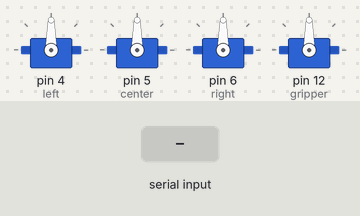
Recording of a sketch running on a simulated Arduino Uno, built with avr-gcc and run on an emulated ATmega328P. Parts: 4 × servo. The test bench sets the inputs (shaded band). What the sketch prints to the serial monitor is not drawn.

Above: at 1.27 s.
1.3 s: "90,45,200\n" received over Serial
At 1.83 s:
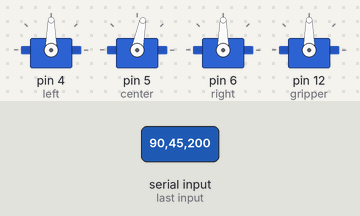
At 2.84 s:
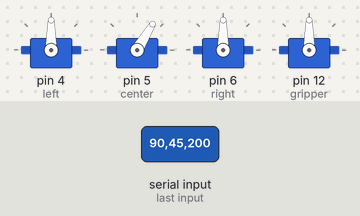
4.3 s: "30,150,10\n" received over Serial
At 7.26 s:
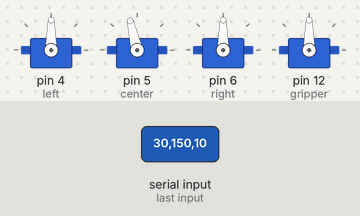
7.3 s: "1,90\n" received over Serial
10.3 s: "30,150\n" received over Serial
13.3 s: "1,90,45\n" received over Serial
Timing chart, 0 to 17.3 s (numbered marks = the images above; inputs shaded):
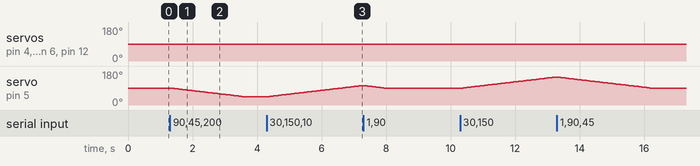

Measured:
- after the input at 1.3 s, servo on pin 4 (left), servo on pin 6 (right), servo on pin 12 (gripper): stops changing and stays 90°
- by itself, servo on pin 4 (left), servo on pin 6 (right), servo on pin 12 (gripper): alternates 90° for 0.05 s and 89° for 0.05 s

The sketch:

ROBO_ARM.ino
```cpp
#include <Servo.h>


#define speed 1
#define left 4
#define center 5
#define right 6
#define gripper 12

Servo srv[4];
int angles[4] = {90,90,90,90};
int leftEDGE[2] = {70,100};
int centerEDGE[2] = {30,150};
int rightEDGE[2] = {90,130};
int gripperEDGE[2] = {75,102};
char buffer [15];
char leftVAL[5],rightVAL[4],centerVAL[4],gripperVAL[4];
boolean stopOk = false;


void leftUpdate () {
  if ( (angles[0] <= leftEDGE[1]) && (angles[0] >= leftEDGE[0]) ) {
   int t = srv[0].read();

     if (angles[0]>t) {
        srv[0].write(t+1);
     }
     else  {
       srv[0].write(t-1);
     }
   }
}

void centerUpdate () {
  if ( (angles[1] <= centerEDGE[1]) && (angles[1] >= centerEDGE[0]) ) {
   int t = srv[1].read();
     if (angles[1]>t) {
        srv[1].write(t+1);
     }
     else  {
       srv[1].write(t-1);
     }
   }
}

void rightUpdate () {
  if ( (angles[2] <= rightEDGE[1]) && (angles[2] >= rightEDGE[0]) ) {
   int t = srv[2].read();

     if (angles[2]>t) {
        srv[2].write(t+1);
     }
     else  {
       srv[2].write(t-1);
     }
   }
}


void gripperUpdate () {
  if ( (angles[3] <= gripperEDGE[1]) && (angles[3] >= gripperEDGE[0]) ) {
   int t = srv[3].read();

     if (angles[3]>t) {
        srv[3].write(t+1);
     }
     else  {
       srv[3].write(t-1);
     }
   }
}

boolean Stop () {
  boolean l =false,c =false,r =false,g =false;
  if (abs(srv[0].read()-angles[0]) <= 5) {l = true;}
  if (abs(srv[1].read()-angles[1]) <= 5) {c = true;}
  if (abs(srv[2].read()-angles[2]) <= 5) {r = true;}
  if (abs(srv[3].read()-angles[3]) <= 5) {g = true;}
  if (l && c && r && g) {return true;} else {return false;}
}

void portListener () {
    if (Serial.available()) {

     delay(15);
      int i=0;
     //загоняем прочитанное в буфер
     while( Serial.available() && i< 12) {
        buffer[i++] = Serial.read();
     }
     //закрываем массив
     buffer[i++]='\0';
   sscanf(buffer, "%[^','],%[^','],%[^','],%s", &leftVAL, &centerVAL, &rightVAL, &gripperVAL);
   leftVAL[3] =  '\0';
   centerVAL[3] =  '\0';
   rightVAL[3] =  '\0';
   gripperVAL[3] =  '\0';
   angles[0] = atoi(leftVAL);
   angles[1] = atoi(centerVAL);
   angles[2] = atoi(rightVAL);
   angles[3] = atoi(gripperVAL);
    stopOk = false;

  }

}


void setup() {
  Serial.begin(9600);
}

void loop() {
  portListener();
  srv[0].attach(left);
  srv[1].attach(center);
  srv[2].attach(right);
  srv[3].attach(gripper);
  leftUpdate();
  centerUpdate();
  rightUpdate();
  gripperUpdate();
  if (Stop() && !stopOk) { Serial.write("1"); stopOk = true; }
  delay(50);
  srv[0].detach();
  srv[1].detach();
  srv[2].detach();
  srv[3].detach();
}
```
